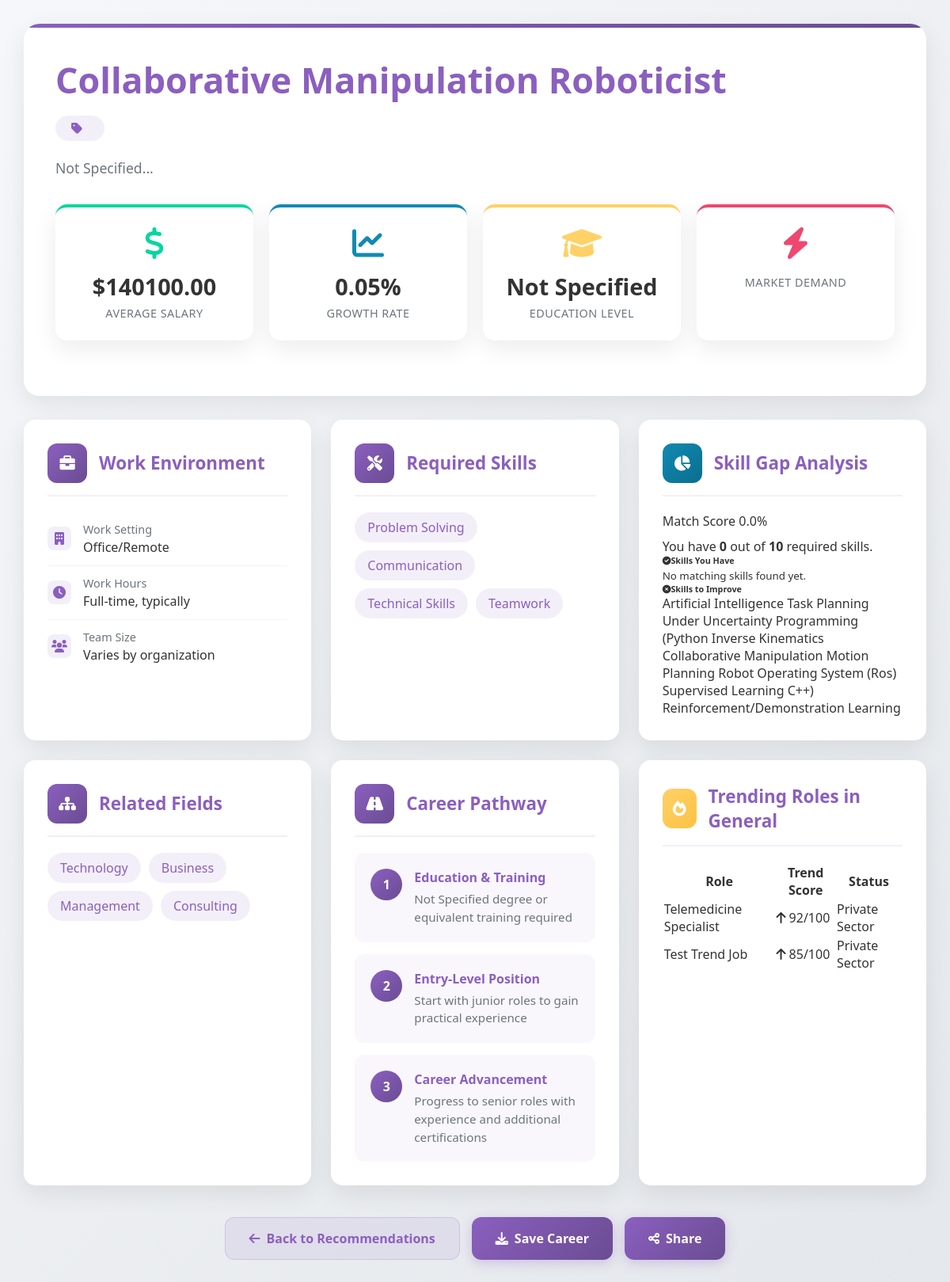
The page /career/21/ (signed in) on the database its author committed.
### ai_recommender/models.py (models this page shows, shortened)
class Career(models.Model):
    title = models.CharField(max_length=200)
    description = models.TextField()
    required_skills = models.TextField()
    education_required = models.CharField(max_length=100)
    average_salary = models.DecimalField(max_digits=10, decimal_places=2)
    job_growth_rate = models.DecimalField(max_digits=5, decimal_places=2)
    work_environment = models.TextField()
    related_fields = models.TextField(blank=True)
    domain = models.CharField(max_length=100, default="General", db_index=True)  # New Field for Domain Awareness
    ai_weight = models.FloatField(default=1.0, help_text="Weightage for AI recommendation priority")
    future_scope = models.TextField(blank=True, help_text="Details about future prospects")
    salary_range = models.CharField(max_length=100, blank=True, help_text="e.g. $50k - $80k")
    interests = models.TextField(blank=True, help_text="Comma-separated interests suitable for this career")
    created_at = models.DateTimeField(auto_now_add=True)

class TrendingJob(models.Model):
    STATUS_CHOICES = [
        ('DRAFT', 'Draft'),
        ('ACTIVE', 'Active'),
        ('EXPIRED', 'Expired'),
    ]
    INDUSTRY_CHOICES = [
        ('PRIVATE', 'Private Sector'),
        ('GOVT', 'Government & PSU'),
        ('STARTUP', 'Startup & Innovation'),
        ('FREELANCE', 'Freelance & Gig Economy'),
    ]
    job_title = models.CharField(max_length=200)
    domain = models.CharField(max_length=100, help_text="Matches Career Domain (e.g. Medical, Engineering)")
    sub_domain = models.CharField(max_length=100, blank=True)
    required_skills = models.TextField(help_text="Comma-separated skills")
    education_required = models.CharField(max_length=200, blank=True)
    industry_type = models.CharField(max_length=20, choices=INDUSTRY_CHOICES, default='PRIVATE')
    trend_reason = models.TextField(help_text="Why is this trending? (e.g. AI Boom, Policy Change)")
    trend_score = models.IntegerField(default=50, help_text="1-100 Score for sorting priority")
    source = models.CharField(max_length=50, default="Manual", help_text="Manual or AI-Suggested")
    status = models.CharField(max_length=10, choices=STATUS_CHOICES, default='DRAFT')
    created_at = models.DateTimeField(auto_now_add=True)
    updated_at = models.DateTimeField(auto_now=True)

### ai_recommender/views.py (the view)
# urls.py: path('career/<int:career_id>/', views.career_detail, name='career_detail'),
@login_required
def career_detail(request, career_id):
    career = get_object_or_404(Career, pk=career_id)
    profile = request.user.userprofile
    skill_analysis = analyze_skill_gap(profile, career)
    trending_jobs = get_trending_jobs(domain=career.domain)
    context = {
        'career': career,
        'skill_analysis': skill_analysis,
        'trending_jobs': trending_jobs
    }
    return render(request, 'career_detail.html', context)

### ai_recommender/services.py (called while the page is built)
def get_trending_jobs(domain, user_profile=None):
    query = TrendingJob.objects.filter(status='ACTIVE')
    if domain and domain != 'General':
        query = query.filter(domain__icontains=domain)
    trending_list = query.order_by('-trend_score')[:5]  # Top 5
    results = []
    for job in trending_list:
        results.append({
            'title': job.job_title,
            'source': job.source,
            'reason': job.trend_reason,
            'skills': job.required_skills,
            'industry': job.get_industry_type_display(),
            'score': job.trend_score
        })
    return results

### ai_recommender/templates/career_detail.html (shortened to what this page needs)
{% load static %}
{% include "logo.html" %}
<!DOCTYPE html>
<html lang="en">
<head>
    <link href="https://cdnjs.cloudflare.com/ajax/libs/font-awesome/6.0.0/css/all.min.css" rel="stylesheet">
</head>
<body>
    <div class="container">
        {% if error %}
            <div class="error">
                <i class="fas fa-exclamation-triangle"></i>
                <h3>Career Not Found</h3>
                <p>{{ error }}</p>
                <div class="action-buttons">
                    <a href="{% url 'career_recommendations' %}" class="action-btn primary">
                        <i class="fas fa-arrow-left"></i> Back to Recommendations
                    </a>
                </div>
            </div>
        {% else %}
            <div class="career-header">
                <h1 class="career-title">{{ career.title }}</h1>
                <div class="career-category">
                    <i class="fas fa-tag"></i>
                </div>
                <p class="career-description">
                    {{ career.description }}
                </p>
                <div class="stats-grid">
                    <div class="stat-card salary">
                        <i class="fas fa-dollar-sign stat-icon"></i>
                        <div class="stat-value">${{ career.average_salary }}</div>
                        <div class="stat-label">Average Salary</div>
                    </div>
                    <div class="stat-card growth">
                        <i class="fas fa-chart-line stat-icon"></i>
                        <div class="stat-value">{{ career.job_growth_rate }}%</div>
                        <div class="stat-label">Growth Rate</div>
                    </div>
                    <div class="stat-card education">
                        <i class="fas fa-graduation-cap stat-icon"></i>
                        <div class="stat-value">{{ career.education_required }}</div>
                        <div class="stat-label">Education Level</div>
                    </div>
                    <div class="stat-card demand">
                        <i class="fas fa-bolt stat-icon"></i>
                        <div class="stat-label">Market Demand</div>
                    </div>
                </div>
            </div>
            <div class="details-grid">
                <div class="detail-section">
                    <div class="section-header">
                        <div class="section-icon">
                            <i class="fas fa-briefcase"></i>
                        </div>
                        <h3 class="section-title">Work Environment</h3>
                    </div>
                    <div class="info-list">
                        <div class="info-item">
                            <div class="info-icon">
                                <i class="fas fa-building"></i>
                            </div>
                            <div class="info-content">
                                <div class="info-label">Work Setting</div>
                                <div class="info-value">{{ career.work_environment }}</div>
                            </div>
                        </div>
                        <div class="info-item">
                            <div class="info-icon">
                                <i class="fas fa-clock"></i>
                            </div>
                            <div class="info-content">
                                <div class="info-label">Work Hours</div>
                                <div class="info-value">{{ career.work_hours|default:"Full-time, typically" }}</div>
                            </div>
                        </div>
                        <div class="info-item">
                            <div class="info-icon">
                                <i class="fas fa-users"></i>
                            </div>
                            <div class="info-content">
                                <div class="info-label">Team Size</div>
                                <div class="info-value">{{ career.team_size|default:"Varies by organization" }}</div>
                            </div>
                        </div>
                    </div>
                </div>
                <div class="detail-section">
                    <div class="section-header">
                        <div class="section-icon">
                            <i class="fas fa-tools"></i>
                        </div>
                        <h3 class="section-title">Required Skills</h3>
                    </div>
                    <div class="skills-list">
                        {% if not career.required_skills_list %}
                            <span class="skill-tag">Problem Solving</span>
                            <span class="skill-tag">Communication</span>
                            <span class="skill-tag">Technical Skills</span>
                            <span class="skill-tag">Teamwork</span>
                        {% endif %}
                    </div>
                </div>
                {% if skill_analysis %}
                <div class="detail-section">
                    <div class="section-header">
                        <div class="section-icon" style="background: var(--gradient-info);">
                            <i class="fas fa-chart-pie"></i>
                        </div>
                        <h3 class="section-title">Skill Gap Analysis</h3>
                    </div>
                    <div class="mb-4">
                        <div class="d-flex justify-content-between align-items-center mb-2">
                            <span class="fw-bold">Match Score</span>
                            <span class="badge rounded-pill bg-primary">{{ skill_analysis.match_percentage }}%</span>
                        </div>
                        <div class="progress" style="height: 10px;">
                        </div>
                        <p class="text-muted small mt-2">You have <strong>{{ skill_analysis.have_count }}</strong> out of <strong>{{ skill_analysis.missing_count|add:skill_analysis.have_count }}</strong> required skills.</p>
                    </div>
                    <div class="row">
                        <div class="col-md-6 mb-3">
                            <h6 class="text-success"><i class="fas fa-check-circle me-2"></i>Skills You Have</h6>
                            <div class="d-flex flex-wrap gap-2 mt-2">
                                {% for skill in skill_analysis.have_list %}
                                    <span class="badge bg-success bg-opacity-10 text-success border border-success border-opacity-25">{{ skill }}</span>
                                {% empty %}
                                    <small class="text-muted">No matching skills found yet.</small>
                                {% endfor %}
                            </div>
                        </div>
                        <div class="col-md-6">
                            <h6 class="text-danger"><i class="fas fa-times-circle me-2"></i>Skills to Improve</h6>
                             <div class="d-flex flex-wrap gap-2 mt-2">
                                {% for skill in skill_analysis.missing_list %}
                                    <span class="badge bg-danger bg-opacity-10 text-danger border border-danger border-opacity-25">{{ skill }}</span>
                                {% empty %}
                                    <small class="text-muted">You have all required skills!</small>
                                {% endfor %}
                            </div>
                        </div>
                    </div>
                </div>
                {% endif %}
                <div class="detail-section">
                    <div class="section-header">
                        <div class="section-icon">
                            <i class="fas fa-sitemap"></i>
                        </div>
                        <h3 class="section-title">Related Fields</h3>
                    </div>
                    <div class="skills-list">
                        {% if not career.related_fields_list %}
                            <span class="skill-tag">Technology</span>
                            <span class="skill-tag">Business</span>
                            <span class="skill-tag">Management</span>
                            <span class="skill-tag">Consulting</span>
                        {% endif %}
                    </div>
                </div>
                <div class="detail-section">
                    <div class="section-header">
                        <div class="section-icon">
                            <i class="fas fa-road"></i>
                        </div>
                        <h3 class="section-title">Career Pathway</h3>
                    </div>
                    <div class="pathway-steps">
                        <div class="pathway-step">
                            <div class="step-number">1</div>
                            <div class="step-content">
                                <h4>Education & Training</h4>
                                <p>{{ career.education_required }} degree or equivalent training required</p>
                            </div>
                        </div>
                        <div class="pathway-step">
                            <div class="step-number">2</div>
                            <div class="step-content">
                                <h4>Entry-Level Position</h4>
                                <p>Start with junior roles to gain practical experience</p>
                            </div>
                        </div>
                        <div class="pathway-step">
                            <div class="step-number">3</div>
                            <div class="step-content">
                                <h4>Career Advancement</h4>
                                <p>Progress to senior roles with experience and additional certifications</p>
                            </div>
                        </div>
                    </div>
                </div>
                {% if trending_jobs %}
                <div class="detail-section">
                    <div class="section-header">
                        <div class="section-icon" style="background: var(--gradient-warning);">
                            <i class="fas fa-fire"></i>
                        </div>
                        <h3 class="section-title">Trending Roles in {{ career.domain|default:"this Field" }}</h3>
                    </div>
                    <div class="table-responsive">
                        <table class="table table-hover">
                            <thead>
                                <tr>
                                    <th>Role</th>
                                    <th>Trend Score</th>
                                    <th>Status</th>
                                </tr>
                            </thead>
                            <tbody>
                                {% for job in trending_jobs %}
                                <tr>
                                    <td class="fw-bold">{{ job.title }}</td>
                                    <td>
                                        <div class="d-flex align-items-center">
                                            <i class="fas fa-arrow-up text-success me-2"></i>
                                            {{ job.score }}/100
                                        </div>
                                    </td>
                                    <td><span class="badge bg-soft-primary text-primary">{{ job.industry }}</span></td>
                                </tr>
                                {% endfor %}
                            </tbody>
                        </table>
                    </div>
                </div>
                {% endif %}
            </div>
            <div class="action-buttons">
                <a href="{% url 'career_recommendations' %}" class="action-btn secondary">
                    <i class="fas fa-arrow-left"></i> Back to Recommendations
                </a>
                <a href="#" class="action-btn primary">
                    <i class="fas fa-download"></i> Save Career
                </a>
                <a href="#" class="action-btn primary">
                    <i class="fas fa-share-alt"></i> Share
                </a>
            </div>
        {% endif %}
    </div>
</body>
</html>

### rows shown on the page
Career: title "Collaborative Manipulation Roboticist", description "Not Specified...", average_salary "140100.00", job_growth_rate "0.05", education_required "Not Specified", work_environment "Office/Remote", domain "General"
TrendingJob: title "Telemedicine Specialist"
TrendingJob: title "Test Trend Job"

### other values the page prints
{{ career.work_hours|default:"Full-time, typically" }} "Full-time, typically"
{{ career.team_size|default:"Varies by organization" }} "Varies by organization"
{{ skill_analysis.match_percentage }} "0.0"
{{ skill_analysis.have_count }} "0"
{{ skill_analysis.missing_count|add:skill_analysis.have_count }} "10"
{{ skill }} "Artificial Intelligence" "Task Planning Under Uncertainty" "Programming (Python" "Inverse Kinematics" "Collaborative Manipulation" "Motion Planning" "Robot Operating System (Ros)" "Supervised Learning" "C++)" "Reinforcement/Demonstration Learning"
{{ job.score }} "92" "85"
{{ job.industry }} "Private Sector" "Private Sector"
